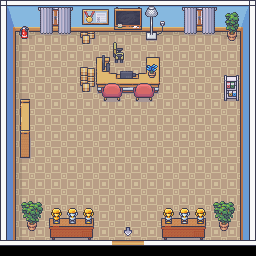

A level layout from a 2D game, rendered from its tile map. Below: a short description, then the map file with tile-grid data replaced by summaries:
An orthogonal 16x16 tile map with 16x16 px tiles, 7 tile layers (Pavimento, Shadow, Muri, MuriBord, ...), 3 tilesets and 21 objects.

<map version="1.10" tiledversion="1.10.2" orientation="orthogonal" renderorder="right-down" width="16" height="16" tilewidth="16" tileheight="16" infinite="0" nextlayerid="12" nextobjectid="22">
    <tileset firstgid="1" source="../Room_Builder_16x16.tsx" />
    <tileset firstgid="8285" source="../Interiors_16x16.tsx" />
    <tileset firstgid="25309" source="../arrow_up.tsx" />
    <group id="9" name="Pavimento">
        <layer id="2" name="Pavimento" width="16" height="16" locked="1">
            <data>[256 cells, 182 non-empty, 1 distinct tile ids]</data>
        </layer>
        <layer id="3" name="Shadow" width="16" height="16">
            <data>[256 cells, 26 non-empty, 4 distinct tile ids]</data>
        </layer>
    </group>
    <layer id="4" name="Muri" width="16" height="16" locked="1">
        <data>[256 cells, 74 non-empty, 10 distinct tile ids]</data>
    </layer>
    <layer id="7" name="MuriBord" width="16" height="16" locked="1">
        <data>[256 cells, 0 non-empty, 0 distinct tile ids]</data>
    </layer>
    <layer id="6" name="Cose" width="16" height="16">
        <data>[256 cells, 80 non-empty, 58 distinct tile ids]</data>
    </layer>
    <layer id="10" name="Sopra tavolo" width="16" height="16">
        <data>[256 cells, 18 non-empty, 14 distinct tile ids]</data>
    </layer>
    <layer id="11" name="Freccia" width="16" height="16" offsetx="8" offsety="-1.66667">
        <data>[256 cells, 1 non-empty, 1 distinct tile ids]</data>
    </layer>
    <objectgroup id="8" name="Collisioni">
        <object id="1" x="2.81412" y="2.81412" width="11.6083" height="242.015" />
        <object id="2" x="7.73884" y="17.94" width="236.738" height="12.6636" />
        <object id="3" x="240.608" y="5.27648" width="13.0153" height="239.552" />
        <object id="4" x="6.33178" y="240.256" width="246.588" height="5.98001" />
        <object id="5" x="48.8954" y="228.296" width="44.3225" height="13.3671" />
        <object id="6" x="161.812" y="227.592" width="42.9154" height="14.7742" />
        <object id="7" x="13.3671" y="120.656" width="16.533" height="36.5836" />
        <object id="8" x="13.7189" y="29.1965" width="16.1812" height="10.2012" />
        <object id="9" x="78.4437" y="29.5483" width="16.533" height="14.0706" />
        <object id="10" x="79.8508" y="74.926" width="15.1259" height="15.8294" />
        <object id="11" x="96.7355" y="62.6143" width="13.3671" height="29.1965" />
        <object id="12" x="96.3837" y="72.4637" width="61.9107" height="19.6989" />
        <object id="13" x="145.983" y="58.0413" width="12.3118" height="32.7142" />
        <object id="14" x="102.012" y="87.9414" width="19.6989" height="13.7189" />
        <object id="15" x="134.023" y="87.5896" width="19.6989" height="14.0706" />
        <object id="16" x="223.723" y="87.2378" width="17.5883" height="13.3671" />
        <object id="17" x="224.426" y="26.0306" width="18.2918" height="16.1812" />
        <object id="18" x="144.224" y="26.7342" width="13.3671" height="14.0706" />
        <object id="19" x="113.972" y="51.3578" width="9.49767" height="11.2565" />
        <object id="20" x="202.617" y="215.984" width="44.3225" height="29.9001" />
        <object id="21" x="9.84943" y="216.688" width="41.8601" height="29.1965" />
    </objectgroup>
</map>
